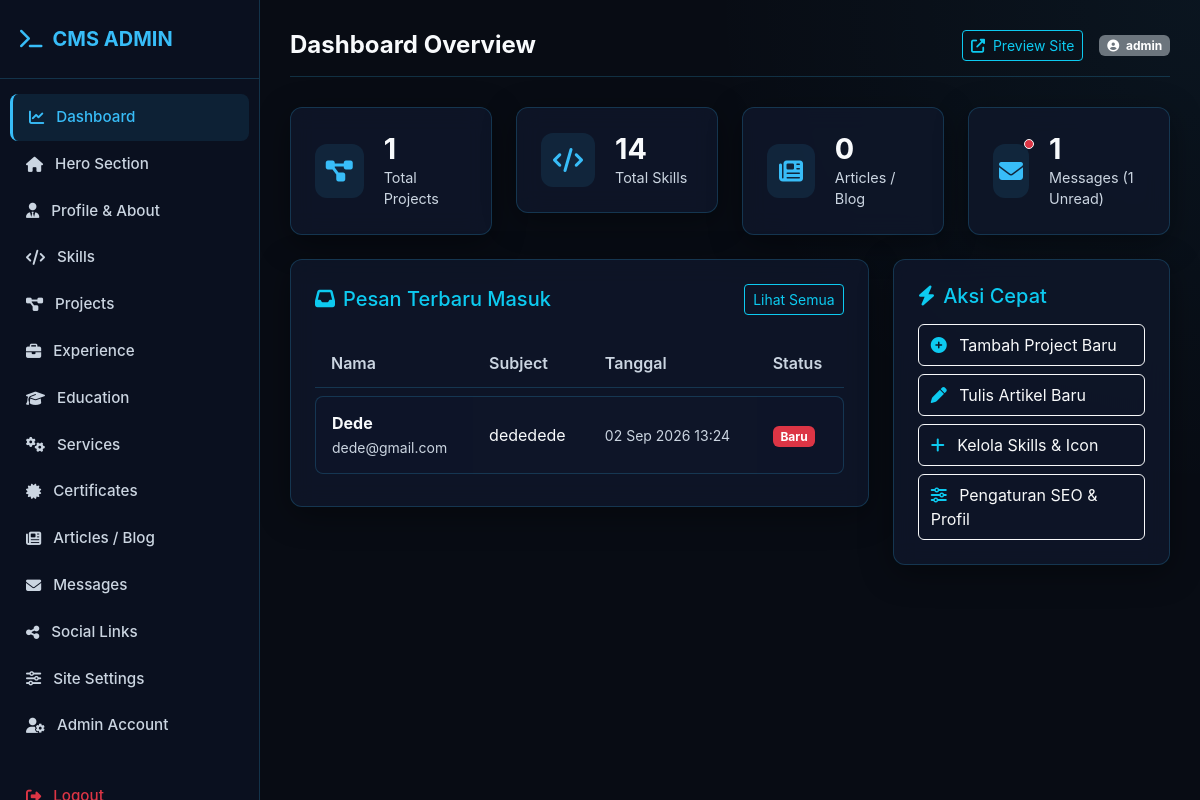
Page /admin/ (signed in) on the committed database.
### tables this page shows
CREATE TABLE `messages` (
  `id` int(11) NOT NULL AUTO_INCREMENT,
  `name` varchar(100) NOT NULL,
  `email` varchar(100) NOT NULL,
  `phone` varchar(50) DEFAULT NULL,
  `subject` varchar(200) DEFAULT NULL,
  `message` text NOT NULL,
  `is_read` tinyint(1) DEFAULT 0,
  `created_at` timestamp NOT NULL DEFAULT current_timestamp(),
  PRIMARY KEY (`id`)
);

### config/database.php (called while the page is built, shortened)
<?php
class Database {
    private static $instance = null;
    private $conn;
    private function __construct() {
        try {
            $dsn = "mysql:host=" . DB_HOST . ";dbname=" . DB_NAME . ";charset=" . DB_CHARSET;
            $options = [
                PDO::ATTR_ERRMODE => PDO::ERRMODE_EXCEPTION,
                PDO::ATTR_DEFAULT_FETCH_MODE => PDO::FETCH_ASSOC,
                PDO::ATTR_EMULATE_PREPARES => false,
            ];
            $this->conn = new PDO($dsn, DB_USER, DB_PASS, $options);
        } catch (PDOException $e) {
            die("Database Connection Error: " . $e->getMessage());
        }
    }
    public static function getInstance() {
        if (!self::$instance) {
            self::$instance = new Database();
        }
        return self::$instance;
    }
    public function getConnection() {
        return $this->conn;
    }
}
function db() {
    return Database::getInstance()->getConnection();
}

### config/helper.php (called while the page is built, shortened)
<?php
function sanitize($data) {
    return htmlspecialchars(trim((string)$data), ENT_QUOTES, 'UTF-8');
}

### admin/index.php (the view, shortened to what this page needs)
<?php
require_once __DIR__ . '/includes/header.php';
require_once __DIR__ . '/../config/database.php';
$total_projects = db()->query("SELECT COUNT(*) FROM projects")->fetchColumn();
$total_skills = db()->query("SELECT COUNT(*) FROM skills")->fetchColumn();
$total_articles = db()->query("SELECT COUNT(*) FROM articles")->fetchColumn();
$total_messages = db()->query("SELECT COUNT(*) FROM messages")->fetchColumn();
$unread_messages = db()->query("SELECT COUNT(*) FROM messages WHERE is_read = 0")->fetchColumn();
$recent_messages = db()->query("SELECT * FROM messages ORDER BY created_at DESC LIMIT 5")->fetchAll();
?>
<div class="row g-4 mb-4">
    <div class="col-md-4 col-lg-3">
        <div class="glass-card stat-card">
            <div class="stat-icon"><i class="fas fa-project-diagram"></i></div>
            <div>
                <div class="stat-number"><?= $total_projects ?></div>
                <div class="stat-label">Total Projects</div>
            </div>
        </div>
    </div>
    <div class="col-md-4 col-lg-3">
        <div class="glass-card stat-card">
            <div class="stat-icon"><i class="fas fa-code"></i></div>
            <div>
                <div class="stat-number"><?= $total_skills ?></div>
                <div class="stat-label">Total Skills</div>
            </div>
        </div>
    </div>
    <div class="col-md-4 col-lg-3">
        <div class="glass-card stat-card">
            <div class="stat-icon"><i class="fas fa-newspaper"></i></div>
            <div>
                <div class="stat-number"><?= $total_articles ?></div>
                <div class="stat-label">Articles / Blog</div>
            </div>
        </div>
    </div>
    <div class="col-md-4 col-lg-3">
        <div class="glass-card stat-card">
            <div class="stat-icon position-relative">
                <i class="fas fa-envelope"></i>
                <?php if ($unread_messages > 0): ?>
                    <span class="position-absolute top-0 start-100 translate-middle p-1 bg-danger border border-light rounded-circle"></span>
                <?php endif; ?>
            </div>
            <div>
                <div class="stat-number"><?= $total_messages ?></div>
                <div class="stat-label">Messages (<?= $unread_messages ?> Unread)</div>
            </div>
        </div>
    </div>
</div>
<div class="row g-4">
    <div class="col-lg-8">
        <div class="glass-card p-4">
            <div class="d-flex justify-content-between align-items-center mb-3">
                <h5 class="m-0 font-weight-bold text-info"><i class="fas fa-inbox me-2"></i>Pesan Terbaru Masuk</h5>
                <a href="<?= ADMIN_URL ?>modules/messages.php" class="btn btn-sm btn-outline-info">Lihat Semua</a>
            </div>
            <div class="table-responsive">
                <table class="custom-table">
                    <thead>
                        <tr>
                            <th>Nama</th>
                            <th>Subject</th>
                            <th>Tanggal</th>
                            <th>Status</th>
                        </tr>
                    </thead>
                    <tbody>
                        <?php if (empty($recent_messages)): ?>
                            <tr>
                                <td colspan="4" class="text-center text-muted">Belum ada pesan masuk.</td>
                            </tr>
                        <?php else: ?>
                            <?php foreach ($recent_messages as $msg): ?>
                                <tr>
                                    <td><strong><?= sanitize($msg['name']) ?></strong><br><small class="text-muted"><?= sanitize($msg['email']) ?></small></td>
                                    <td><?= sanitize($msg['subject']) ?></td>
                                    <td><small class="text-muted"><?= date('d M Y H:i', strtotime($msg['created_at'])) ?></small></td>
                                    <td>
                                        <?php if ($msg['is_read']): ?>
                                            <span class="badge bg-secondary">Dibaca</span>
                                        <?php else: ?>
                                            <span class="badge bg-danger">Baru</span>
                                        <?php endif; ?>
                                    </td>
                                </tr>
                            <?php endforeach; ?>
                        <?php endif; ?>
                    </tbody>
                </table>
            </div>
        </div>
    </div>
    <div class="col-lg-4">
        <div class="glass-card p-4">
            <h5 class="mb-3 text-info"><i class="fas fa-bolt me-2"></i>Aksi Cepat</h5>
            <div class="d-grid gap-2">
                <a href="<?= ADMIN_URL ?>modules/projects.php?action=add" class="btn btn-outline-light text-start py-2"><i class="fas fa-plus-circle me-2 text-info"></i> Tambah Project Baru</a>
                <a href="<?= ADMIN_URL ?>modules/articles.php?action=add" class="btn btn-outline-light text-start py-2"><i class="fas fa-pen me-2 text-info"></i> Tulis Artikel Baru</a>
                <a href="<?= ADMIN_URL ?>modules/skills.php" class="btn btn-outline-light text-start py-2"><i class="fas fa-plus me-2 text-info"></i> Kelola Skills & Icon</a>
                <a href="<?= ADMIN_URL ?>modules/settings.php" class="btn btn-outline-light text-start py-2"><i class="fas fa-sliders-h me-2 text-info"></i> Pengaturan SEO & Profil</a>
            </div>
        </div>
    </div>
</div>
<?php require_once __DIR__ . '/includes/footer.php'; ?>

### assets/css/admin.css (style rules this page uses)
:root { --bg-dark: #080c14; --bg-card: rgba(15, 23, 42, 0.85); --border-color: rgba(56, 189, 248, 0.2); --border-hover: rgba(56, 189, 248, 0.5); --primary: #38bdf8; --primary-glow: rgba(56, 189, 248, 0.3); --accent: #818cf8; --text-main: #f8fafc; --text-muted: #cbd5e1; --sidebar-width: 260px; }
body.admin-body { background-color: var(--bg-dark); color: var(--text-main); font-family: 'Inter', system-ui, -apple-system, sans-serif; margin: 0; padding: 0; }
.glass-card { background: var(--bg-card); backdrop-filter: blur(12px); -webkit-backdrop-filter: blur(12px); border: 1px solid var(--border-color); border-radius: 12px; box-shadow: 0 8px 32px 0 rgba(0, 0, 0, 0.37); transition: all 0.3s ease; }
.custom-table { width: 100%; border-collapse: separate; border-spacing: 0 8px; }
.custom-table th { color: var(--text-muted); font-weight: 600; text-align: left; padding: 12px 16px; border-bottom: 1px solid var(--border-color); }
.custom-table td { padding: 14px 16px; background: rgba(15, 23, 42, 0.6); border-top: 1px solid var(--border-color); border-bottom: 1px solid var(--border-color); }
.custom-table td:first-child { border-left: 1px solid var(--border-color); border-top-left-radius: 8px; border-bottom-left-radius: 8px; }
.custom-table td:last-child { border-right: 1px solid var(--border-color); border-top-right-radius: 8px; border-bottom-right-radius: 8px; }
.text-muted, small.text-muted { color: #cbd5e1 !important; }
.custom-table td { color: #f8fafc; }
.stat-card { padding: 24px; display: flex; align-items: center; gap: 20px; }
.stat-icon { width: 54px; height: 54px; border-radius: 12px; background: rgba(56, 189, 248, 0.1); color: var(--primary); display: flex; align-items: center; justify-content: center; font-size: 1.5rem; }
.stat-number { font-size: 1.8rem; font-weight: 700; color: var(--text-main); line-height: 1.2; }
.stat-label { color: #cbd5e1; font-size: 0.9rem; }

### rows in the picture
messages: name "Dede", email "dede@gmail.com", subject "dededede", created_at "02 Sep 2026 13:24", is_read "Baru"

### other values in the picture
$page_title "Dashboard Overview"
$_SESSION['username'] "admin"
$total_projects "1"
$total_skills "14"
$total_articles "0"
$total_messages "1"
$unread_messages "1"
